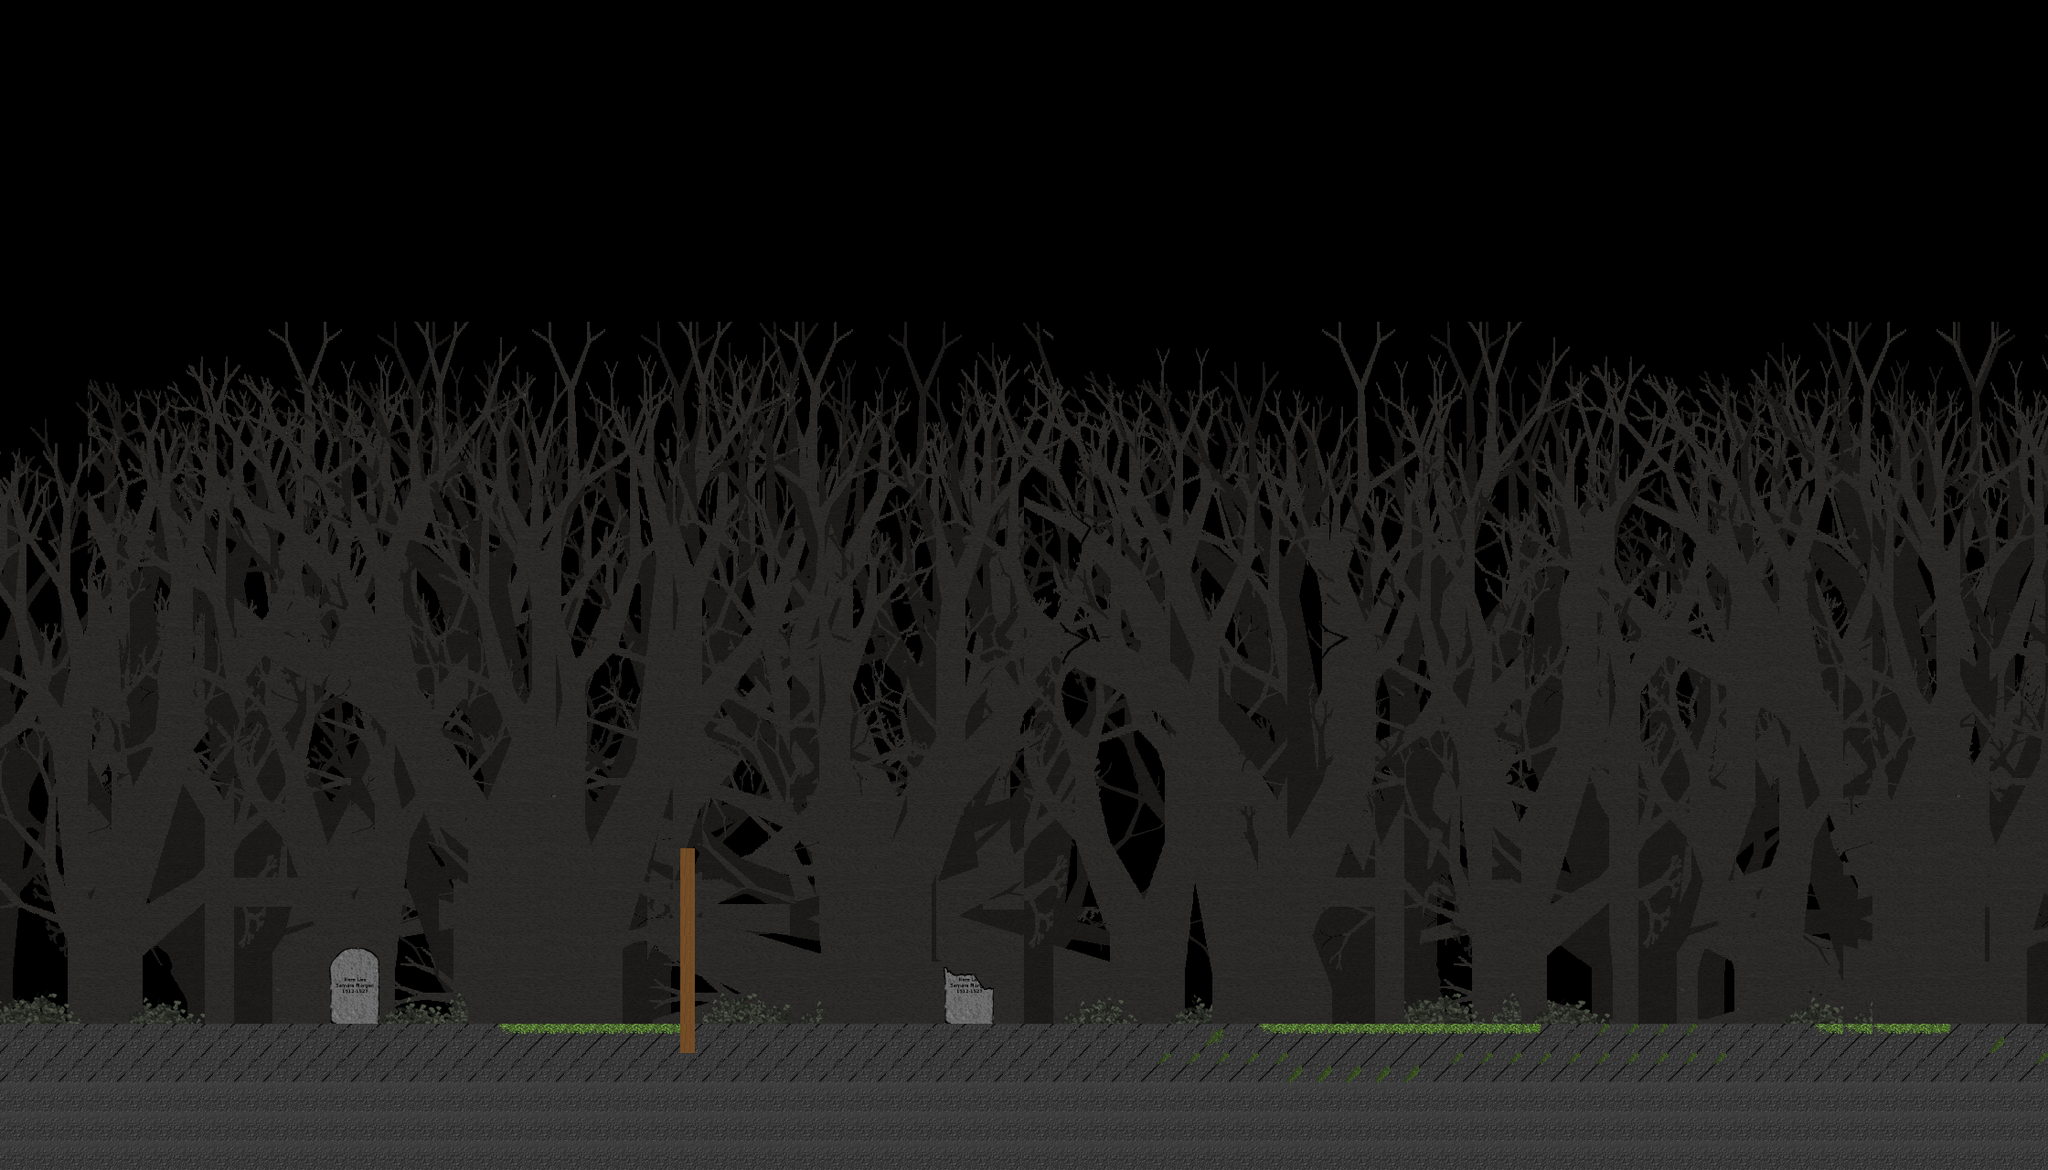

Tiled map render using the project's own tile images. Description and the map definition, with tile-layer contents summarised, below:
An orthogonal 70x40 tile map with 32x32 px tiles, 6 tile layers (back800, backbackground, back128, uninteractable, ...), 3 tilesets.

<map version="1.0" orientation="orthogonal" renderorder="right-down" width="70" height="40" tilewidth="32" tileheight="32" nextobjectid="3">
 <tileset firstgid="1" name="tiles32" tilewidth="32" tileheight="32" tilecount="256">
  <image source="level.png" width="1024" height="256" />
  <tile id="4">
   <properties>
    <property name="type" value="STAIRS" />
   </properties>
  </tile>
  <tile id="5">
   <properties>
    <property name="type" value="STAIRS" />
   </properties>
  </tile>
  <tile id="43">
   <properties>
    <property name="smokegen" value="" />
   </properties>
  </tile>
 </tileset>
 <tileset firstgid="257" name="tiles128" tilewidth="128" tileheight="128" tilecount="128">
  <image source="level128.png" width="1024" height="2048" />
 </tileset>
 <tileset firstgid="385" name="tilesBGF" tilewidth="128" tileheight="128" tilecount="256">
  <image source="level800.png" width="2048" height="2048" />
 </tileset>
 <layer name="back800" width="70" height="40">
  <properties>
   <property name="128" value="" />
   <property name="bg" value="" />
  </properties>
  <data>[2800 cells, 248 non-empty, 95 distinct tile ids]</data>
 </layer>
 <layer name="backbackground" width="70" height="40">
  <properties>
   <property name="" value="" />
  </properties>
  <data>[2800 cells, 55 non-empty, 3 distinct tile ids]</data>
 </layer>
 <layer name="back128" width="70" height="40">
  <properties>
   <property name="128" value="" />
  </properties>
  <data>[2800 cells, 0 non-empty, 0 distinct tile ids]</data>
 </layer>
 <layer name="uninteractable" width="70" height="40">
  <data>[2800 cells, 324 non-empty, 9 distinct tile ids]</data>
 </layer>
 <layer name="platforms" width="70" height="40">
  <properties>
   <property name="PLATFORMS" value="" />
   <property name="collide" value="" />
  </properties>
  <data>[2800 cells, 0 non-empty, 0 distinct tile ids]</data>
 </layer>
 <layer name="foreground" width="70" height="40">
  <data>[2800 cells, 7 non-empty, 1 distinct tile ids]</data>
 </layer>
</map>
